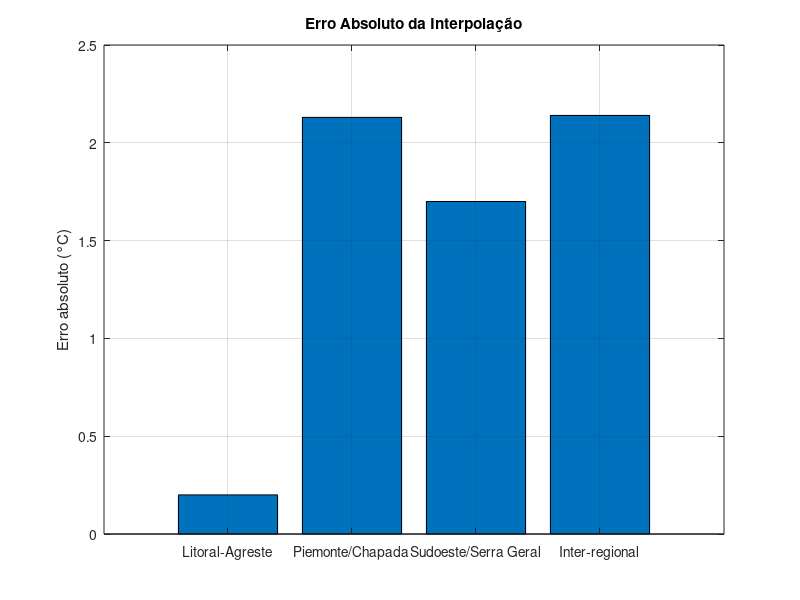
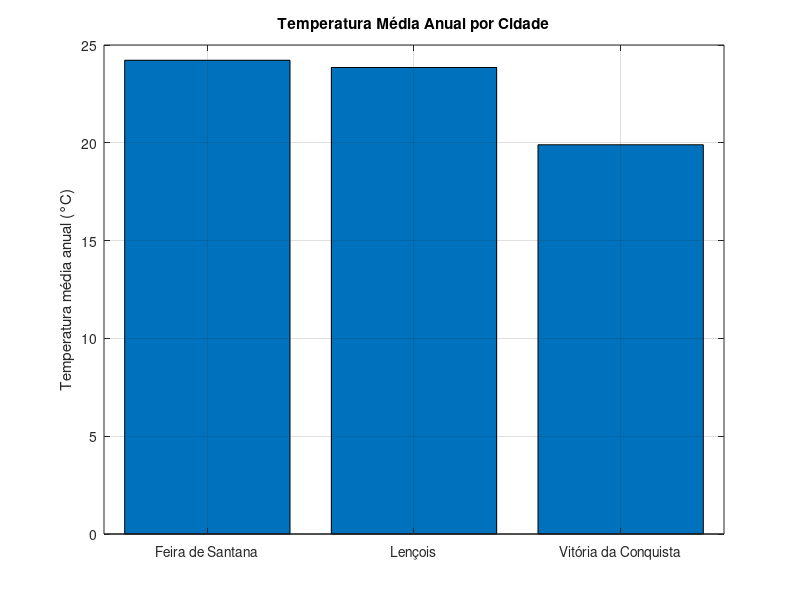
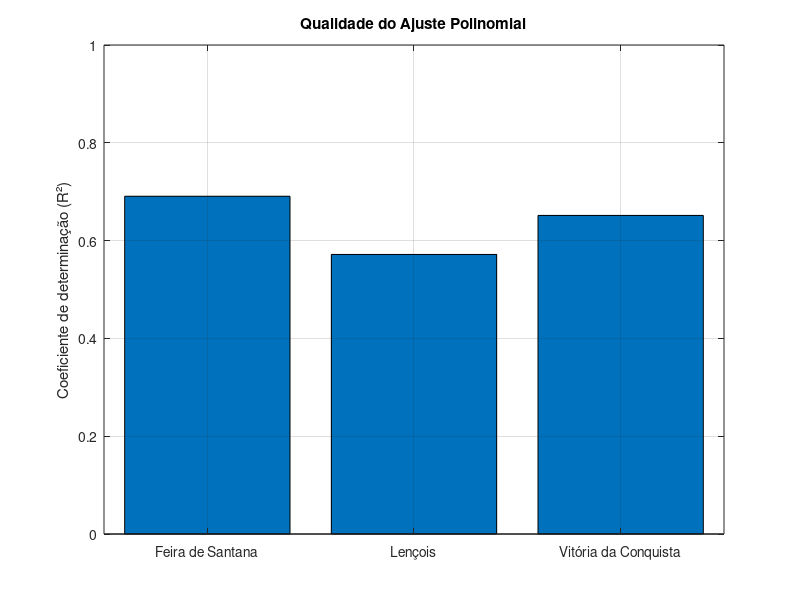
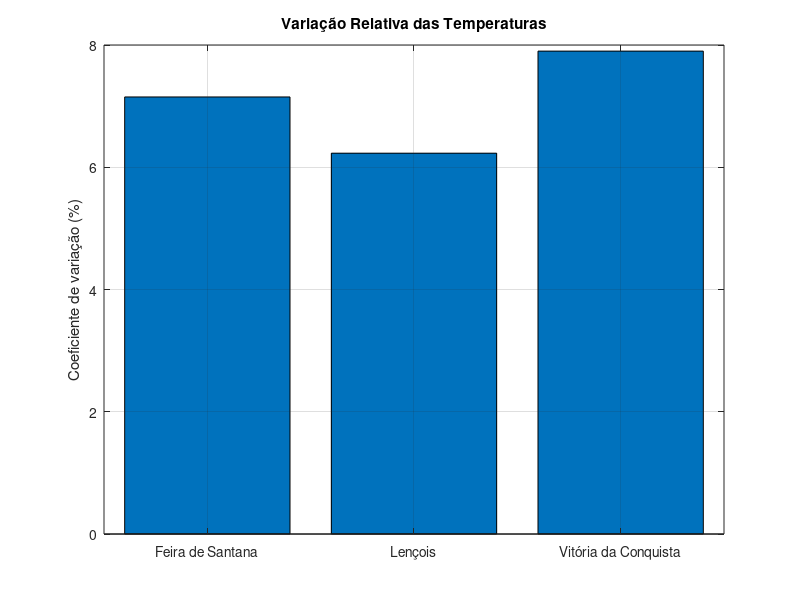

Write MATLAB code to recreate these figures, in order.
clear; clc; close all;

% ===============================
% DADOS DO RELATÓRIO
% ===============================

regioes = {
  'Litoral-Agreste';
  'Piemonte/Chapada';
  'Sudoeste/Serra Geral';
  'Inter-regional'
};

erros = [0.2, 2.13, 1.7, 2.14];

cidades = {
  'Feira de Santana';
  'Lençois';
  'Vitória da Conquista'
};

medias = [24.22, 23.85, 19.90];
r2 = [0.6907, 0.5717, 0.6515];
cv = [7.15, 6.23, 7.90];

desvio_media = [1.73, 1.48, 1.57];
desvio_regressao = [1.06, 1.07, 1.02];

% ===============================
% GRÁFICO 1 - ERRO DA INTERPOLAÇÃO
% ===============================

figure(1);
bar(erros);
set(gca, 'XTick', 1:length(regioes));
set(gca, 'XTickLabel', regioes);
ylabel('Erro absoluto (°C)');
title('Erro Absoluto da Interpolação');
grid on;
print('01_erro_interpolacao.png', '-dpng', '-r300');

% ===============================
% GRÁFICO 2 - TEMPERATURA MÉDIA ANUAL
% ===============================

figure(2);
bar(medias);
set(gca, 'XTick', 1:length(cidades));
set(gca, 'XTickLabel', cidades);
ylabel('Temperatura média anual (°C)');
title('Temperatura Média Anual por Cidade');
grid on;
print('02_temperatura_media_anual.png', '-dpng', '-r300');

% ===============================
% GRÁFICO 3 - COEFICIENTE R²
% ===============================

figure(3);
bar(r2);
set(gca, 'XTick', 1:length(cidades));
set(gca, 'XTickLabel', cidades);
ylabel('Coeficiente de determinação (R²)');
title('Qualidade do Ajuste Polinomial');
ylim([0 1]);
grid on;
print('03_coeficiente_determinacao_r2.png', '-dpng', '-r300');

% ===============================
% GRÁFICO 4 - COEFICIENTE DE VARIAÇÃO
% ===============================

figure(4);
bar(cv);
set(gca, 'XTick', 1:length(cidades));
set(gca, 'XTickLabel', cidades);
ylabel('Coeficiente de variação (%)');
title('Variação Relativa das Temperaturas');
grid on;
print('04_coeficiente_variacao_cv.png', '-dpng', '-r300');

% ===============================
% GRÁFICO 5 - COMPARAÇÃO DOS DESVIOS
% ===============================

figure(5);
dados_desvios = [desvio_media; desvio_regressao]';
bar(dados_desvios);
set(gca, 'XTick', 1:length(cidades));
set(gca, 'XTickLabel', cidades);
ylabel('Desvio padrão (°C)');
title('Comparação dos Desvios');
legend('Desvio em torno da média', 'Desvio em torno da regressão');
grid on;
print('05_comparacao_desvios.png', '-dpng', '-r300');
